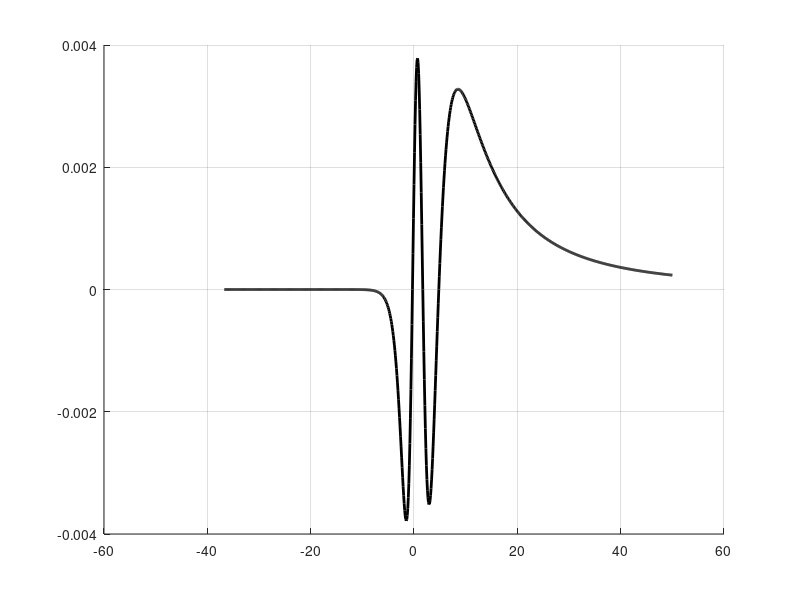

Here is the MATLAB script that generated this plot:
clc
clear all
close all

format long

k = 2; N = 4;
n = 0:N+1; m = 0:N;

a = [1 ...
     0.2263816364340698560028783 ...
     0.0533684335574798857246766 ...
     0.0062904756340795211604491 ...
     0.0005023228274452983506998 ...
     0.0000189379675088061004880];
b = [1 ...
     0.0388816364340691133155655 ...
     0.0243043998742774445085992 ...
     0.0006290985326433190105734 ...
     0.0000657018161945458806177];
 
x = 0:0.1:50;
y = log(1 + exp(x));

x_minus = 0:-0.1:-50;
y_minus = log(1 + exp(x_minus));

% c3 = ((k+1)*pi^2)/(gamma(k+2)^(6/k));
c4 = 1/(gamma(k+2)^(6/k));
% c1 = 0.99, c2 = 1.02, c3 = 0.15
x_probe = [-0.3; 1.7; 4.8];
y_probe = log(1+exp(x_probe));

if (x_probe(1) ~=0 || x_probe(2) ~= 0)
    y_probe_m = log(1+exp(-x_probe));
else
    y_probe_m = y_probe;
end
y_interp = [y_probe y_probe.^2 y_probe.^4];

if x_probe(1) ~=0 || x_probe(2) ~= 0
    P_probe = x_probe.^3/3 + x_probe.*pi^2/3;
end

for i = 1:length(y_probe)
    I_minus(i) = gamma(k+1)*y_probe_m(i).*(sum(a.*(y_probe_m(i).^n))/sum(b.*(y_probe_m(i).^m)))^k;
end
if x_probe(1) ~=0 || x_probe(2) ~= 0
    I = P_probe + ((-1)^k)*I_minus';
else 
end

Right = (I./(gamma(k+1)*y_probe)).^(6/k) - 1 - c4*y_probe.^6;

C = inv(y_interp)*Right;
c1 = C(1); c2 = C(2);c3 = C(3); 
%% c1 = 0.990845767635246, c2 = 1.021458436580853, c3 = 0.145447410993645
% c1 = 0.991, c2 = 1.022, c3 = 0.145
P = x.^3/3 + x.*pi^2/3;
for i = 1: length(y)
    I_precesion_minus(i) = gamma(k+1)*y_minus(i).*(sum(a.*(y_minus(i).^n))/sum(b.*(y_minus(i).^m)))^k;
    I_precesion(i) = P(i) + ((-1)^k)*I_precesion_minus(i);

end

I_approximate = (1 + c1*y+c2*y.^2+c3*y.^4 + c4*y.^6);
I_approximate_minus = (1 + c1*y_minus+c2*y_minus.^2+c3*y_minus.^4 + c4*y_minus.^6);

delta = (I_approximate.*(gamma(k+1)*y./I_precesion).^(6/k) - 1)*(k/6);
delta_minus = (I_approximate_minus.*(gamma(k+1)*y_minus./I_precesion_minus).^(6/k) - 1)*(k/6);    
d = [delta_minus, delta];
hold on, grid on
plot([x_minus, x], d, 'k', 'linewidth',2)

% plot([-10,0;30,0],[0,-0.01;0,0.01],'k','linewidth',1.5);
% axis([-30 30 -2.5 1]),grid on
